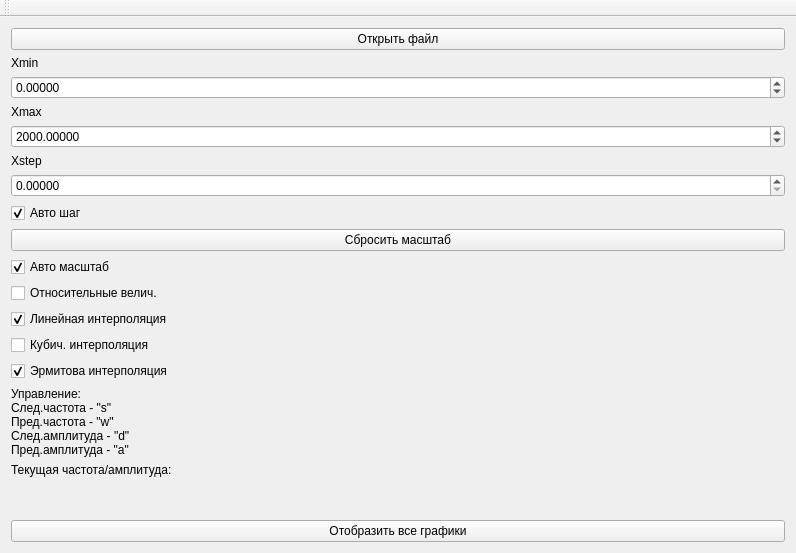
<?xml version="1.0" encoding="UTF-8"?>
<ui version="4.0">
 <class>MainWindow</class>
 <widget class="QMainWindow" name="MainWindow">
  <property name="geometry">
   <rect>
    <x>0</x>
    <y>0</y>
    <width>796</width>
    <height>527</height>
   </rect>
  </property>
  <property name="windowTitle">
   <string>MainWindow</string>
  </property>
  <widget class="QWidget" name="centralWidget">
   <layout class="QGridLayout" name="gridLayout">
    <item row="0" column="0">
     <layout class="QHBoxLayout" name="horizontalLayout_3">
      <property name="sizeConstraint">
       <enum>QLayout::SetDefaultConstraint</enum>
      </property>
      <item>
       <layout class="QHBoxLayout" name="chart_layout">
        <property name="spacing">
         <number>6</number>
        </property>
        <property name="sizeConstraint">
         <enum>QLayout::SetDefaultConstraint</enum>
        </property>
       </layout>
      </item>
      <item>
       <layout class="QVBoxLayout" name="buttons_layout"/>
      </item>
      <item>
       <layout class="QVBoxLayout" name="control_layout">
        <item>
         <widget class="QPushButton" name="open_file_button">
          <property name="text">
           <string>Открыть файл</string>
          </property>
         </widget>
        </item>
        <item>
         <widget class="QLabel" name="label">
          <property name="text">
           <string>Xmin</string>
          </property>
         </widget>
        </item>
        <item>
         <widget class="QDoubleSpinBox" name="xmin_spinbox">
          <property name="decimals">
           <number>5</number>
          </property>
          <property name="minimum">
           <double>-99999.000000000000000</double>
          </property>
          <property name="maximum">
           <double>99999.000000000000000</double>
          </property>
         </widget>
        </item>
        <item>
         <widget class="QLabel" name="label_2">
          <property name="text">
           <string>Xmax</string>
          </property>
         </widget>
        </item>
        <item>
         <widget class="QDoubleSpinBox" name="xmax_spinbox">
          <property name="decimals">
           <number>5</number>
          </property>
          <property name="minimum">
           <double>-99999.000000000000000</double>
          </property>
          <property name="maximum">
           <double>99999.000000000000000</double>
          </property>
          <property name="value">
           <double>2000.000000000000000</double>
          </property>
         </widget>
        </item>
        <item>
         <widget class="QLabel" name="label_3">
          <property name="text">
           <string>Xstep</string>
          </property>
         </widget>
        </item>
        <item>
         <widget class="QDoubleSpinBox" name="xstep_spinbox">
          <property name="decimals">
           <number>5</number>
          </property>
         </widget>
        </item>
        <item>
         <widget class="QCheckBox" name="checkBox_2">
          <property name="text">
           <string>Авто шаг</string>
          </property>
          <property name="checked">
           <bool>true</bool>
          </property>
         </widget>
        </item>
        <item>
         <widget class="QPushButton" name="reset_scale">
          <property name="text">
           <string>Сбросить масштаб</string>
          </property>
         </widget>
        </item>
        <item>
         <widget class="QCheckBox" name="checkBox_3">
          <property name="text">
           <string>Авто масштаб</string>
          </property>
          <property name="checked">
           <bool>true</bool>
          </property>
         </widget>
        </item>
        <item>
         <widget class="QCheckBox" name="checkBox">
          <property name="text">
           <string>Относительные велич.</string>
          </property>
         </widget>
        </item>
        <item>
         <widget class="QCheckBox" name="checkBox_4">
          <property name="text">
           <string>Линейная интерполяция</string>
          </property>
          <property name="checked">
           <bool>true</bool>
          </property>
         </widget>
        </item>
        <item>
         <widget class="QCheckBox" name="checkBox_5">
          <property name="text">
           <string>Кубич. интерполяция</string>
          </property>
          <property name="checked">
           <bool>false</bool>
          </property>
         </widget>
        </item>
        <item>
         <widget class="QCheckBox" name="checkBox_6">
          <property name="text">
           <string>Эрмитова интерполяция</string>
          </property>
          <property name="checked">
           <bool>true</bool>
          </property>
         </widget>
        </item>
        <item>
         <widget class="QLabel" name="label_4">
          <property name="text">
           <string>Управление:
След.частота - &quot;s&quot;
Пред.частота - &quot;w&quot;
След.амплитуда - &quot;d&quot;
Пред.амплитуда - &quot;a&quot;</string>
          </property>
         </widget>
        </item>
        <item>
         <widget class="QLabel" name="label_5">
          <property name="text">
           <string>Текущая частота/амплитуда:</string>
          </property>
         </widget>
        </item>
        <item>
         <widget class="QLabel" name="current_x_label">
          <property name="font">
           <font>
            <pointsize>20</pointsize>
           </font>
          </property>
          <property name="text">
           <string/>
          </property>
         </widget>
        </item>
        <item>
         <widget class="QPushButton" name="show_all_graps_button">
          <property name="text">
           <string>Отобразить все графики</string>
          </property>
         </widget>
        </item>
        <item>
         <spacer name="verticalSpacer">
          <property name="orientation">
           <enum>Qt::Vertical</enum>
          </property>
          <property name="sizeHint" stdset="0">
           <size>
            <width>20</width>
            <height>40</height>
           </size>
          </property>
         </spacer>
        </item>
       </layout>
      </item>
     </layout>
    </item>
   </layout>
  </widget>
  <widget class="QMenuBar" name="menuBar">
   <property name="geometry">
    <rect>
     <x>0</x>
     <y>0</y>
     <width>796</width>
     <height>21</height>
    </rect>
   </property>
  </widget>
  <widget class="QToolBar" name="mainToolBar">
   <attribute name="toolBarArea">
    <enum>TopToolBarArea</enum>
   </attribute>
   <attribute name="toolBarBreak">
    <bool>false</bool>
   </attribute>
  </widget>
 </widget>
 <layoutdefault spacing="6" margin="11"/>
 <resources/>
 <connections/>
</ui>
